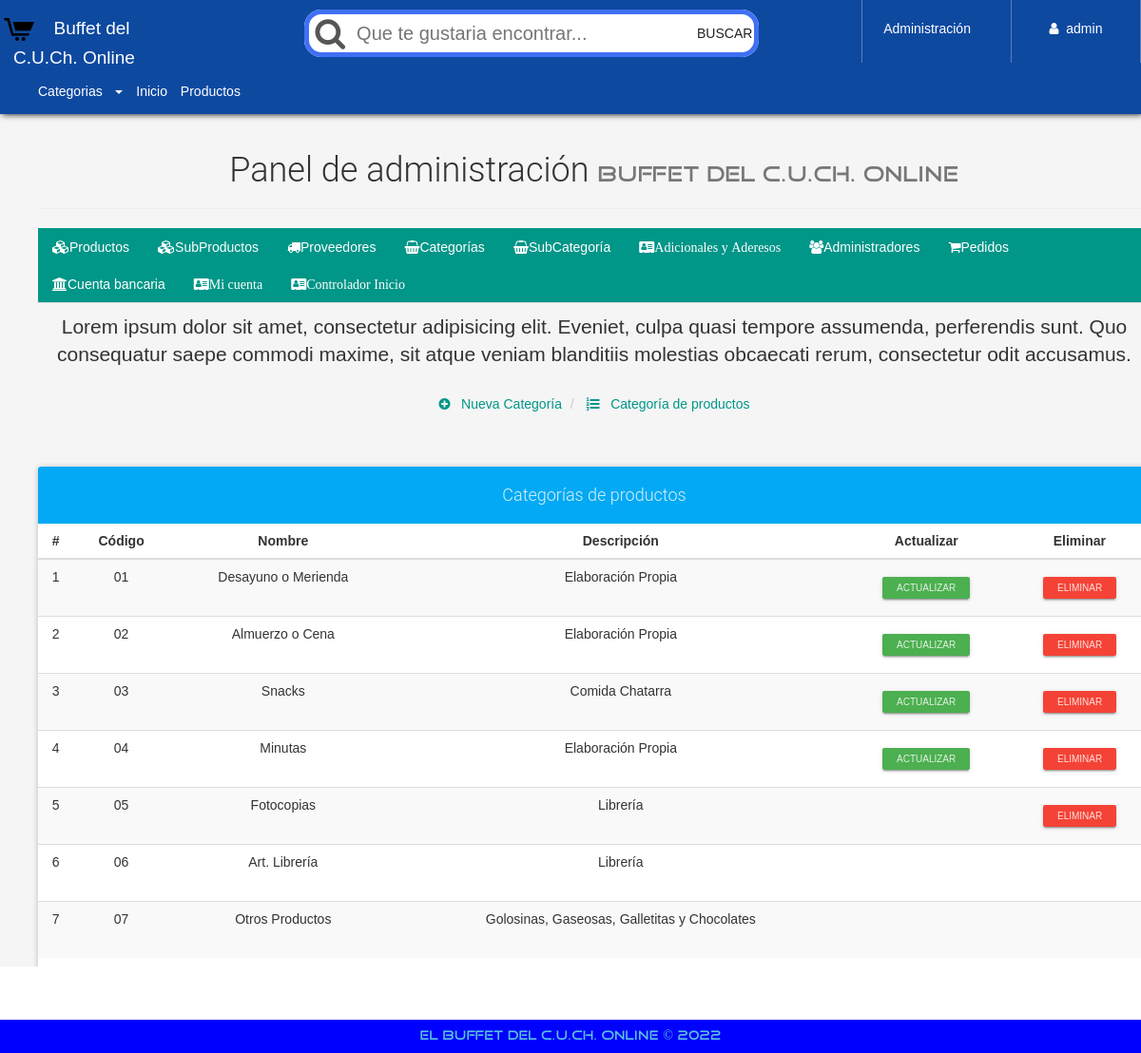
/configAdmin.php?view=categorylist (signed in), run on the app's committed database.
### tables this page shows
CREATE TABLE `categoria` (
  `CodigoCat` varchar(30) NOT NULL,
  `Nombre` varchar(30) NOT NULL,
  `Descripcion` text NOT NULL
);

### admin/categorylist-view.php (the view, shortened to what this page needs)
<p class="lead">
    Lorem ipsum dolor sit amet, consectetur adipisicing elit. Eveniet, culpa quasi tempore assumenda, perferendis sunt. Quo consequatur saepe commodi maxime, sit atque veniam blanditiis molestias obcaecati rerum, consectetur odit accusamus.
</p>
<ul class="breadcrumb" style="margin-bottom: 5px;">
    <li>
        <a href="configAdmin.php?view=category">
            <i class="fa fa-plus-circle" aria-hidden="true"></i> &nbsp; Nueva Categoría
        </a>
    </li>
    <li>
        <a href="configAdmin.php?view=categorylist"><i class="fa fa-list-ol" aria-hidden="true"></i> &nbsp; Categoría de productos</a>
    </li>
</ul>
<div class="">
	<div class="row">
        <div class="col-xs-12">
            <br><br>
            <div class="panel panel-info">
                <div class="panel-heading text-center"><h4>Categorías de productos</h4></div>
                <div class="table-responsive">
                    <table class="table table-striped table-hover">
                        <thead class="">
                            <tr>
                            	<th class="text-center">#</th>
                                <th class="text-center">Código</th>
                                <th class="text-center">Nombre</th>
                                <th class="text-center">Descripción</th>
                                <th class="text-center">Actualizar</th>
                              	<th class="text-center">Eliminar</th>
                            </tr>
                        </thead>
                        <tbody>
                            <?php
                            	$mysqli = mysqli_connect(SERVER, USER, PASS, BD);
								mysqli_set_charset($mysqli, "utf8");
								$pagina = isset($_GET['pag']) ? (int)$_GET['pag'] : 1;
								$regpagina = 30;
								$inicio = ($pagina > 1) ? (($pagina * $regpagina) - $regpagina) : 0;
								$categorias=mysqli_query($mysqli,"SELECT SQL_CALC_FOUND_ROWS * FROM categoria LIMIT $inicio, $regpagina");
								$totalregistros = mysqli_query($mysqli,"SELECT FOUND_ROWS()");
								$totalregistros = mysqli_fetch_array($totalregistros, MYSQLI_ASSOC);
								$numeropaginas = ceil($totalregistros["FOUND_ROWS()"]/$regpagina);
								$cr=$inicio+1;
                              while($cate=mysqli_fetch_array($categorias, MYSQLI_ASSOC)){
                            ?>
                            <tr>
	                            <td class="text-center"><?php echo $cr; ?></td>
	                        	<td class="text-center"><?php echo $cate['CodigoCat']; ?></td>
	                        	<td class="text-center"><?php echo $cate['Nombre']; ?></td>
	                        	<td class="text-center"><?php echo $cate['Descripcion']; ?></td>
	                        	<td class="text-center">
	                        		<a href="configAdmin.php?view=categoryinfo&code=<?php echo $cate['CodigoCat']; ?>" class="btn btn-raised btn-xs btn-success">Actualizar</a>
	                        	</td>
	                        	<td class="text-center">
	                        		<form action="process/delcategori.php" method="POST" class="FormCatElec" data-form="delete">
	                        			<button type="submit" class="btn btn-raised btn-xs btn-danger">Eliminar</button>
	                        		</form>
	                        	</td>
                            </tr>
                            <?php
                            	$cr++;
                              }
                            ?>
                        </tbody>
                    </table>
                </div>
                <?php if($numeropaginas>=1): ?>
                <div class="text-center">
                  <ul class="pagination">
                    <?php if($pagina == 1): ?>
                        <li class="disabled">
                            <a>
                                <span aria-hidden="true">&laquo;</span>
                            </a>
                        </li>
                    <?php endif; ?>
                    <?php
                        for($i=1; $i <= $numeropaginas; $i++ ){
                            if($pagina == $i){
                                echo '<li class="active"><a href="configAdmin.php?view=categorylist&pag='.$i.'">'.$i.'</a></li>';
                            }else{
                                echo '<li><a href="configAdmin.php?view=categorylist&pag='.$i.'">'.$i.'</a></li>';
                            }
                        }
                    ?>
                    <?php if($pagina == $numeropaginas): ?>
                        <li class="disabled">
                            <a>
                                <span aria-hidden="true">&raquo;</span>
                            </a>
                        </li>
                    <?php endif; ?>
                  </ul>
                </div>
                <?php endif; ?>
            </div>
        </div>
	</div>
</div>

### css/style.css (style rules this page uses)
body { font-family: "FontFamilySPro"; line-height: 1.5; font-size: 1.4em; width: 100vw; min-height: 100vh; margin: 0px; padding: 0px; background-position: center ; background-repeat: no-repeat; background-color: rgba(186, 188, 171, .87); }
* { margin: 0; padding: 0; box-sizing: border-box; font-family: 'Poppins', sans-serif; }
#container-page-configAdmin { background-color: whitesmoke; }

### data on the page
categoria: CodigoCat "01", Nombre "Desayuno o Merienda", Descripcion "Elaboración Propia"
categoria: CodigoCat "02", Nombre "Almuerzo o Cena", Descripcion "Elaboración Propia"
categoria: CodigoCat "03", Nombre "Snacks", Descripcion "Comida Chatarra"
categoria: CodigoCat "04", Nombre "Minutas", Descripcion "Elaboración Propia"
categoria: CodigoCat "05", Nombre "Fotocopias", Descripcion "Librería"
categoria: CodigoCat "06", Nombre "Art. Librería", Descripcion "Librería"
categoria: CodigoCat "07", Nombre "Otros Productos", Descripcion "Golosinas, Gaseosas, Galletitas y Chocolates"

### other printed values
$_SESSION['nombreAdmin'] "admin"
